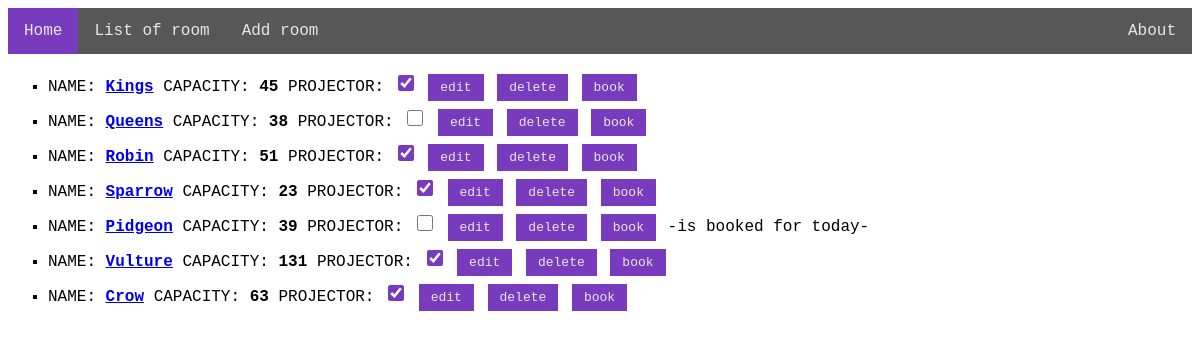
Before: /rooms with the older database file.
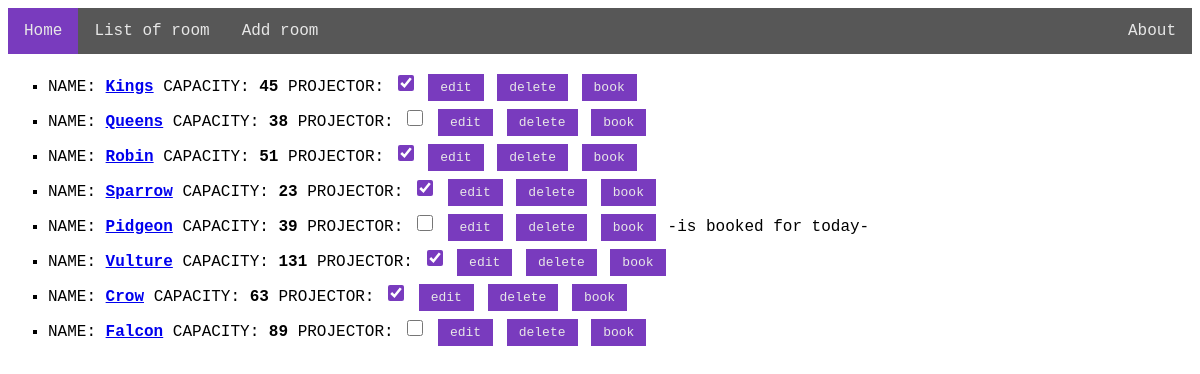
After: the same page with the newer database file.
### RoomManager/models.py (models this page shows)
class Room(models.Model):
    room_name = models.CharField(max_length=255, unique=True)
    room_capacity = models.IntegerField()
    projector = models.BooleanField(default=False)

class RoomManager(models.Model):
    date = models.DateField()
    room_id = models.ForeignKey(Room, on_delete=models.CASCADE)
    commentary = models.TextField(blank=True)
    class Meta:
        unique_together = ('room_id', 'date')
        ordering = ('date',)

### RoomManager/views.py (the view)
# urls.py: path('rooms', views.rooms, name='rooms'),
def rooms(request):
    rooms_lst = Room.objects.all()
    today = date.today()
    return render(request, 'rooms.html', {'rooms': rooms_lst, 'today': today})

### templates/rooms.html (shortened to what this page needs)
{% extends 'home.html' %}
{% block content %}
    {% load static %}
    <link rel="stylesheet" type="text/css" href="{% static 'css/main.css' %}">
    <ul>
        {% for room in rooms %}
            <li>
                NAME: <a href="{% url "RoomDetails" id=room.id %}"><strong>{{ room.room_name }}</strong></a>
                CAPACITY: <strong>{{ room.room_capacity }}</strong>
                {% if room.projector %}
                    PROJECTOR: <input class="chk" type="checkbox" value="true" checked>
                {% else %}
                    PROJECTOR: <input class="chk" type="checkbox" value="true">
                {% endif %}
                <a href="{% url "EditRoom" id=room.id %}"><input class="bnt" type="submit" value="edit"></a>
                <a href="{% url "RoomDelete" id=room.id %}"><input class="bnt" type="button" value="delete"></a>
                <a href="{% url "RoomReserve" id=room.id %}"><input class="bnt" type="button" value="book"></a>
                {% for date_ids in room.roommanager_set.all %}
                    {% if today == date_ids.date %}
                        -is booked for today-
                    {% endif %}
                {% endfor %}
            </li>
        {% endfor %}
    </ul>
{% endblock %}

Changed rows visible on the page:
added Room: room_name "Falcon", room_capacity "89"
